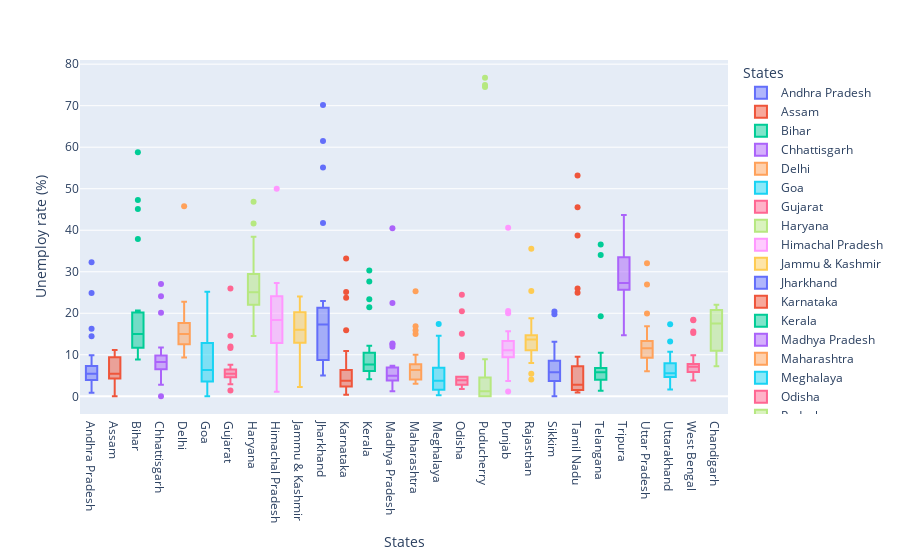

The cell this chart's notebook holds for it:
### Code cell
fig=px.box(df,x='States',y='Est_Unemp_Rate',color='States',template='plotly',labels={'Est_Unemp_Rate':'Unemploy rate (%)'})
fig.show()

### Figure 1 — Plotly figure (JSON) as saved in the notebook; plotly's stock layout.template omitted (floating-point values rounded to 4 significant figures)
{"data": [{"alignmentgroup": "True", "hovertemplate": "States=%{x}<br>Unemploy rate (%)=%{y}<extra></extra>", "legendgroup": "Andhra Pradesh", "marker": {"color": "#636efa"}, "name": "Andhra Pradesh", "notched": false, "offsetgroup": "Andhra Pradesh", "orientation": "v", "showlegend": true, "type": "box", "x": ["Andhra Pradesh", "Andhra Pradesh", "Andhra Pradesh", "Andhra Pradesh", "Andhra Pradesh", "Andhra Pradesh", "Andhra Pradesh", "Andhra Pradesh", "Andhra Pradesh", "Andhra Pradesh", "Andhra Pradesh", "Andhra Pradesh", "Andhra Pradesh", "Andhra Pradesh", "Andhra Pradesh", "Andhra Pradesh", "Andhra Pradesh", "Andhra Pradesh", "Andhra Pradesh", "Andhra Pradesh", "Andhra Pradesh", "Andhra Pradesh", "Andhra Pradesh", "Andhra Pradesh", "Andhra Pradesh", "Andhra Pradesh", "Andhra Pradesh", "Andhra Pradesh"], "x0": " ", "xaxis": "x", "y": [3.65, 3.05, 3.75, 3.32, 5.17, 3.52, 4.12, 4.38, 4.84, 5.91, 4.06, 16.29, 14.46, 0.85, 6.09, 3.8, 5.64, 4.61, 6.01, 4.7, 7.54, 7.88, 7.11, 5.66, 9.88, 32.3, 24.91, 5.86], "y0": " ", "yaxis": "y"}, {"alignmentgroup": "True", "hovertemplate": "States=%{x}<br>Unemploy rate (%)=%{y}<extra></extra>", "legendgroup": "Assam", "marker": {"color": "#EF553B"}, "name": "Assam", "notched": false, "offsetgroup": "Assam", "orientation": "v", "showlegend": true, "type": "box", "x": ["Assam", "Assam", "Assam", "Assam", "Assam", "Assam", "Assam", "Assam", "Assam", "Assam", "Assam", "Assam", "Assam", "Assam", "Assam", "Assam", "Assam", "Assam", "Assam", "Assam", "Assam", "Assam", "Assam", "Assam", "Assam", "Assam"], "x0": " ", "xaxis": "x", "y": [4.29, 5.08, 4.26, 5.79, 4.46, 4.65, 4.66, 4.29, 3.26, 3.77, 9.38, 0, 7.87, 9.89, 3.21, 10.39, 9.26, 11.17, 6.31, 5.02, 7.24, 9.98, 10.34, 8.37, 10.77, 3.42], "y0": " ", "yaxis": "y"}, {"alignmentgroup": "True", "hovertemplate": "States=%{x}<br>Unemploy rate (%)=%{y}<extra></extra>", "legendgroup": "Bihar", "marker": {"color": "#00cc96"}, "name": "Bihar", "notched": false, "offsetgroup": "Bihar", "orientation": "v", "showlegend": true, "type": "box", "x": ["Bihar", "Bihar", "Bihar", "Bihar", "Bihar", "Bihar", "Bihar", "Bihar", "Bihar", "Bihar", "Bihar", "Bihar", "Bihar", "Bihar", "Bihar", "Bihar", "Bihar", "Bihar", "Bihar", "Bihar", "Bihar", "Bihar", "Bihar", "Bihar", "Bihar", "Bihar", "Bihar", "Bihar"], "x0": " ", "xaxis": "x", "y": [9.27, 10.2, 13.44, 11, 8.87, 12.47, 12.4, 10.16, 9.13, 9.61, 15.39, 45.09, 47.26, 20.49, 19.9, 13.29, 16.41, 17.66, 20.46, 14.06, 17.62, 14.91, 20.69, 15.11, 15.73, 58.77, 37.87, 12.45], "y0": " ", "yaxis": "y"}, {"alignmentgroup": "True", "hovertemplate": "States=%{x}<br>Unemploy rate (%)=%{y}<extra></extra>", "legendgroup": "Chhattisgarh", "marker": {"color": "#ab63fa"}, "name": "Chhattisgarh", "notched": false, "offsetgroup": "Chhattisgarh", "orientation": "v", "showlegend": true, "type": "box", "x": ["Chhattisgarh", "Chhattisgarh", "Chhattisgarh", "Chhattisgarh", "Chhattisgarh", "Chhattisgarh", "Chhattisgarh", "Chhattisgarh", "Chhattisgarh", "Chhattisgarh", "Chhattisgarh", "Chhattisgarh", "Chhattisgarh", "Chhattisgarh", "Chhattisgarh", "Chhattisgarh", "Chhattisgarh", "Chhattisgarh", "Chhattisgarh", "Chhattisgarh", "Chhattisgarh", "Chhattisgarh", "Chhattisgarh", "Chhattisgarh", "Chhattisgarh", "Chhattisgarh", "Chhattisgarh", "Chhattisgarh"], "x0": " ", "xaxis": "x", "y": [9.82, 6.76, 4.54, 4.64, 8.33, 6.96, 2.77, 6.11, 9.89, 7.89, 7.31, 0, 7.64, 10.14, 9.77, 11.77, 8.17, 6.29, 9.46, 10.27, 8.32, 3.57, 9.01, 9.79, 8.21, 20.13, 24.1, 27.07], "y0": " ", "yaxis": "y"}, {"alignmentgroup": "True", "hovertemplate": "States=%{x}<br>Unemploy rate (%)=%{y}<extra></extra>", "legendgroup": "Delhi", "marker": {"color": "#FFA15A"}, "name": "Delhi", "notched": false, "offsetgroup": "Delhi", "orientation": "v", "showlegend": true, "type": "box", "x": ["Delhi", "Delhi", "Delhi", "Delhi", "Delhi", "Delhi", "Delhi", "Delhi", "Delhi", "Delhi", "Delhi", "Delhi", "Delhi", "Delhi", "Delhi", "Delhi", "Delhi", "Delhi", "Delhi", "Delhi", "Delhi", "Delhi", "Delhi", "Delhi", "Delhi", "Delhi", "Delhi", "Delhi"], "x0": " ", "xaxis": "x", "y": [12.56, 9.33, 11.07, 17.18, 12.5, 15.84, 11.11, 16.97, 13.48, 13.81, 15.18, 20.69, 22.76, 21.14, 12.31, 12.76, 14.68, 13.52, 20.59, 12.41, 16.11, 11.07, 22.45, 14.86, 17.09, 16.51, 45.78, 18.11], "y0": " ", "yaxis": "y"}, {"alignmentgroup": "True", "hovertemplate": "States=%{x}<br>Unemploy rate (%)=%{y}<extra></extra>", "legendgroup": "Goa", "marker": {"color": "#19d3f3"}, "name": "Goa", "notched": false, "offsetgroup": "Goa", "orientation": "v", "showlegend": true, "type": "box", "x": ["Goa", "Goa", "Goa", "Goa", "Goa", "Goa", "Goa", "Goa", "Goa", "Goa", "Goa", "Goa", "Goa", "Goa", "Goa", "Goa", "Goa", "Goa", "Goa", "Goa", "Goa", "Goa", "Goa", "Goa"], "x0": " ", "xaxis": "x", "y": [2.91, 5.45, 10.98, 1.98, 3.61, 7.21, 23.71, 3.54, 5.38, 0, 15.91, 20, 2.75, 13.33, 12.28, 4.9, 3.16, 12.31, 25.2, 16.22, 10.92, 4.31, 4.76, 11.76], "y0": " ", "yaxis": "y"}, {"alignmentgroup": "True", "hovertemplate": "States=%{x}<br>Unemploy rate (%)=%{y}<extra></extra>", "legendgroup": "Gujarat", "marker": {"color": "#FF6692"}, "name": "Gujarat", "notched": false, "offsetgroup": "Gujarat", "orientation": "v", "showlegend": true, "type": "box", "x": ["Gujarat", "Gujarat", "Gujarat", "Gujarat", "Gujarat", "Gujarat", "Gujarat", "Gujarat", "Gujarat", "Gujarat", "Gujarat", "Gujarat", "Gujarat", "Gujarat", "Gujarat", "Gujarat", "Gujarat", "Gujarat", "Gujarat", "Gujarat", "Gujarat", "Gujarat", "Gujarat", "Gujarat", "Gujarat", "Gujarat", "Gujarat", "Gujarat"], "x0": " ", "xaxis": "x", "y": [2.88, 4.77, 4.58, 3.7, 6.29, 4.91, 4.68, 3.46, 5.35, 6.64, 7.59, 12, 14.58, 1.41, 4.09, 6.31, 5.15, 4.2, 5.96, 5.45, 7.53, 5.71, 5.82, 6.04, 5.39, 25.94, 11.62, 4.54], "y0": " ", "yaxis": "y"}, {"alignmentgroup": "True", "hovertemplate": "States=%{x}<br>Unemploy rate (%)=%{y}<extra></extra>", "legendgroup": "Haryana", "marker": {"color": "#B6E880"}, "name": "Haryana", "notched": false, "offsetgroup": "Haryana", "orientation": "v", "showlegend": true, "type": "box", "x": ["Haryana", "Haryana", "Haryana", "Haryana", "Haryana", "Haryana", "Haryana", "Haryana", "Haryana", "Haryana", "Haryana", "Haryana", "Haryana", "Haryana", "Haryana", "Haryana", "Haryana", "Haryana", "Haryana", "Haryana", "Haryana", "Haryana", "Haryana", "Haryana", "Haryana", "Haryana", "Haryana", "Haryana"], "x0": " ", "xaxis": "x", "y": [14.54, 23.08, 16.22, 30.94, 16.36, 24.17, 16.59, 29.56, 16.21, 27.19, 23.92, 41.61, 34.22, 35.57, 24.67, 20.42, 25.45, 24.19, 26.84, 21.04, 27.06, 23.65, 27.24, 23.29, 27.14, 46.89, 38.46, 29.41], "y0": " ", "yaxis": "y"}, {"alignmentgroup": "True", "hovertemplate": "States=%{x}<br>Unemploy rate (%)=%{y}<extra></extra>", "legendgroup": "Himachal Pradesh", "marker": {"color": "#FF97FF"}, "name": "Himachal Pradesh", "notched": false, "offsetgroup": "Himachal Pradesh", "orientation": "v", "showlegend": true, "type": "box", "x": ["Himachal Pradesh", "Himachal Pradesh", "Himachal Pradesh", "Himachal Pradesh", "Himachal Pradesh", "Himachal Pradesh", "Himachal Pradesh", "Himachal Pradesh", "Himachal Pradesh", "Himachal Pradesh", "Himachal Pradesh", "Himachal Pradesh", "Himachal Pradesh", "Himachal Pradesh", "Himachal Pradesh", "Himachal Pradesh", "Himachal Pradesh", "Himachal Pradesh", "Himachal Pradesh", "Himachal Pradesh", "Himachal Pradesh", "Himachal Pradesh", "Himachal Pradesh", "Himachal Pradesh", "Himachal Pradesh", "Himachal Pradesh", "Himachal Pradesh", "Himachal Pradesh"], "x0": " ", "xaxis": "x", "y": [13.68, 11.43, 20.59, 18.56, 15.98, 15.81, 22.86, 19.46, 16.67, 15.42, 17.71, 2.13, 25.64, 1.12, 10.88, 21.43, 21.51, 24.48, 12, 23.77, 27.27, 25.32, 18.15, 27.31, 26.44, 2.7, 50, 10.81], "y0": " ", "yaxis": "y"}, {"alignmentgroup": "True", "hovertemplate": "States=%{x}<br>Unemploy rate (%)=%{y}<extra></extra>", "legendgroup": "Jammu & Kashmir", "marker": {"color": "#FECB52"}, "name": "Jammu & Kashmir", "notched": false, "offsetgroup": "Jammu & Kashmir", "orientation": "v", "showlegend": true, "type": "box", "x": ["Jammu & Kashmir", "Jammu & Kashmir", "Jammu & Kashmir", "Jammu & Kashmir", "Jammu & Kashmir", "Jammu & Kashmir", "Jammu & Kashmir", "Jammu & Kashmir", "Jammu & Kashmir", "Jammu & Kashmir", "Jammu & Kashmir", "Jammu & Kashmir", "Jammu & Kashmir", "Jammu & Kashmir", "Jammu & Kashmir", "Jammu & Kashmir", "Jammu & Kashmir", "Jammu & Kashmir", "Jammu & Kashmir", "Jammu & Kashmir", "Jammu & Kashmir"], "x0": " ", "xaxis": "x", "y": [12.78, 12.09, 13.67, 11.32, 19.27, 14.73, 22.19, 21.23, 16, 2.22, 18.97, 23.04, 19.88, 21.55, 24.06, 14.29, 7.02, 18.54, 19.86, 14.29, 12.96], "y0": " ", "yaxis": "y"}, {"alignmentgroup": "True", "hovertemplate": "States=%{x}<br>Unemploy rate (%)=%{y}<extra></extra>", "legendgroup": "Jharkhand", "marker": {"color": "#636efa"}, "name": "Jharkhand", "notched": false, "offsetgroup": "Jharkhand", "orientation": "v", "showlegend": true, "type": "box", "x": ["Jharkhand", "Jharkhand", "Jharkhand", "Jharkhand", "Jharkhand", "Jharkhand", "Jharkhand", "Jharkhand", "Jharkhand", "Jharkhand", "Jharkhand", "Jharkhand", "Jharkhand", "Jharkhand", "Jharkhand", "Jharkhand", "Jharkhand", "Jharkhand", "Jharkhand", "Jharkhand", "Jharkhand", "Jharkhand", "Jharkhand", "Jharkhand", "Jharkhand", "Jharkhand", "Jharkhand", "Jharkhand"], "x0": " ", "xaxis": "x", "y": [7.11, 8.46, 9.98, 12.06, 7.12, 6.57, 8.07, 15.15, 6.16, 9.06, 5.01, 41.72, 55.1, 21.53, 17.23, 20.51, 15.67, 20.25, 21.16, 19.05, 17.34, 22.01, 22.96, 19.67, 16.4, 61.48, 70.17, 19.38], "y0": " ", "yaxis": "y"}, {"alignmentgroup": "True", "hovertemplate": "States=%{x}<br>Unemploy rate (%)=%{y}<extra></extra>", "legendgroup": "Karnataka", "marker": {"color": "#EF553B"}, "name": "Karnataka", "notched": false, "offsetgroup": "Karnataka", "orientation": "v", "showlegend": true, "type": "box", "x": ["Karnataka", "Karnataka", "Karnataka", "Karnataka", "Karnataka", "Karnataka", "Karnataka", "Karnataka", "Karnataka", "Karnataka", "Karnataka", "Karnataka", "Karnataka", "Karnataka", "Karnataka", "Karnataka", "Karnataka", "Karnataka", "Karnataka", "Karnataka", "Karnataka", "Karnataka", "Karnataka", "Karnataka", "Karnataka", "Karnataka", "Karnataka", "Karnataka"], "x0": " ", "xaxis": "x", "y": [5.46, 5.98, 0.52, 0.37, 3.2, 7.13, 1.19, 0.41, 2.57, 4.11, 2.39, 33.17, 23.72, 10.92, 6.56, 5, 2.29, 1.27, 3.57, 3.87, 3.44, 1.56, 3.31, 2.88, 4.92, 25.12, 15.88, 6.12], "y0": " ", "yaxis": "y"}, {"alignmentgroup": "True", "hovertemplate": "States=%{x}<br>Unemploy rate (%)=%{y}<extra></extra>", "legendgroup": "Kerala", "marker": {"color": "#00cc96"}, "name": "Kerala", "notched": false, "offsetgroup": "Kerala", "orientation": "v", "showlegend": true, "type": "box", "x": ["Kerala", "Kerala", "Kerala", "Kerala", "Kerala", "Kerala", "Kerala", "Kerala", "Kerala", "Kerala", "Kerala", "Kerala", "Kerala", "Kerala", "Kerala", "Kerala", "Kerala", "Kerala", "Kerala", "Kerala", "Kerala", "Kerala", "Kerala", "Kerala", "Kerala", "Kerala", "Kerala", "Kerala"], "x0": " ", "xaxis": "x", "y": [6.63, 9, 4.95, 10.32, 5.35, 9.14, 5, 10.77, 4.11, 8.91, 8.85, 10.71, 23.38, 27.66, 6.11, 6.67, 7.58, 7.69, 5.52, 5.35, 6.71, 7.31, 6.65, 6.08, 9.14, 21.43, 30.28, 12.17], "y0": " ", "yaxis": "y"}, {"alignmentgroup": "True", "hovertemplate": "States=%{x}<br>Unemploy rate (%)=%{y}<extra></extra>", "legendgroup": "Madhya Pradesh", "marker": {"color": "#ab63fa"}, "name": "Madhya Pradesh", "notched": false, "offsetgroup": "Madhya Pradesh", "orientation": "v", "showlegend": true, "type": "box", "x": ["Madhya Pradesh", "Madhya Pradesh", "Madhya Pradesh", "Madhya Pradesh", "Madhya Pradesh", "Madhya Pradesh", "Madhya Pradesh", "Madhya Pradesh", "Madhya Pradesh", "Madhya Pradesh", "Madhya Pradesh", "Madhya Pradesh", "Madhya Pradesh", "Madhya Pradesh", "Madhya Pradesh", "Madhya Pradesh", "Madhya Pradesh", "Madhya Pradesh", "Madhya Pradesh", "Madhya Pradesh", "Madhya Pradesh", "Madhya Pradesh", "Madhya Pradesh", "Madhya Pradesh", "Madhya Pradesh", "Madhya Pradesh", "Madhya Pradesh", "Madhya Pradesh"], "x0": " ", "xaxis": "x", "y": [3.63, 4.25, 3.92, 4.94, 3.08, 2.98, 2.72, 2.94, 3.66, 4.42, 1.19, 12.5, 22.46, 6.46, 3.91, 6.38, 7.38, 6.82, 7, 4.4, 6.06, 6.2, 5.17, 4.96, 4.8, 11.94, 40.49, 12.72], "y0": " ", "yaxis": "y"}, {"alignmentgroup": "True", "hovertemplate": "States=%{x}<br>Unemploy rate (%)=%{y}<extra></extra>", "legendgroup": "Maharashtra", "marker": {"color": "#FFA15A"}, "name": "Maharashtra", "notched": false, "offsetgroup": "Maharashtra", "orientation": "v", "showlegend": true, "type": "box", "x": ["Maharashtra", "Maharashtra", "Maharashtra", "Maharashtra", "Maharashtra", "Maharashtra", "Maharashtra", "Maharashtra", "Maharashtra", "Maharashtra", "Maharashtra", "Maharashtra", "Maharashtra", "Maharashtra", "Maharashtra", "Maharashtra", "Maharashtra", "Maharashtra", "Maharashtra", "Maharashtra", "Maharashtra", "Maharashtra", "Maharashtra", "Maharashtra", "Maharashtra", "Maharashtra", "Maharashtra", "Maharashtra"], "x0": " ", "xaxis": "x", "y": [3.67, 4.34, 3.66, 3.76, 4.4, 3.81, 3.68, 3.03, 3.8, 4.24, 5.38, 25.28, 16.89, 9.4, 6.08, 6.46, 6.35, 7.57, 7.6, 7.51, 7.6, 7.83, 6.67, 5.34, 6.34, 14.99, 15.92, 10.01], "y0": " ", "yaxis": "y"}, {"alignmentgroup": "True", "hovertemplate": "States=%{x}<br>Unemploy rate (%)=%{y}<extra></extra>", "legendgroup": "Meghalaya", "marker": {"color": "#19d3f3"}, "name": "Meghalaya", "notched": false, "offsetgroup": "Meghalaya", "orientation": "v", "showlegend": true, "type": "box", "x": ["Meghalaya", "Meghalaya", "Meghalaya", "Meghalaya", "Meghalaya", "Meghalaya", "Meghalaya", "Meghalaya", "Meghalaya", "Meghalaya", "Meghalaya", "Meghalaya", "Meghalaya", "Meghalaya", "Meghalaya", "Meghalaya", "Meghalaya", "Meghalaya", "Meghalaya", "Meghalaya", "Meghalaya", "Meghalaya", "Meghalaya", "Meghalaya", "Meghalaya", "Meghalaya", "Meghalaya"], "x0": " ", "xaxis": "x", "y": [3.16, 4.23, 1.03, 0.52, 0.24, 3.7, 1.5, 1.8, 0.97, 2.76, 1.28, 8.38, 3.73, 1.35, 8.4, 8.66, 4.43, 5.8, 5.3, 7.2, 3.02, 5.21, 4.76, 7.37, 2.8, 17.39, 14.58], "y0": " ", "yaxis": "y"}, {"alignmentgroup": "True", "hovertemplate": "States=%{x}<br>Unemploy rate (%)=%{y}<extra></extra>", "legendgroup": "Odisha", "marker": {"color": "#FF6692"}, "name": "Odisha", "notched": false, "offsetgroup": "Odisha", "orientation": "v", "showlegend": true, "type": "box", "x": ["Odisha", "Odisha", "Odisha", "Odisha", "Odisha", "Odisha", "Odisha", "Odisha", "Odisha", "Odisha", "Odisha", "Odisha", "Odisha", "Odisha", "Odisha", "Odisha", "Odisha", "Odisha", "Odisha", "Odisha", "Odisha", "Odisha", "Odisha", "Odisha", "Odisha", "Odisha", "Odisha", "Odisha"], "x0": " ", "xaxis": "x", "y": [4.17, 4.71, 3.31, 3.68, 4.31, 4.28, 4.72, 4.67, 1.81, 3.31, 15.09, 24.48, 9.45, 4.59, 2.95, 2.63, 1.78, 3.5, 3.78, 4.5, 2.23, 3.36, 2.28, 2.19, 3.96, 20.5, 10, 2.18], "y0": " ", "yaxis": "y"}, {"alignmentgroup": "True", "hovertemplate": "States=%{x}<br>Unemploy rate (%)=%{y}<extra></extra>", "legendgroup": "Puducherry", "marker": {"color": "#B6E880"}, "name": "Puducherry", "notched": false, "offsetgroup": "Puducherry", "orientation": "v", "showlegend": true, "type": "box", "x": ["Puducherry", "Puducherry", "Puducherry", "Puducherry", "Puducherry", "Puducherry", "Puducherry", "Puducherry", "Puducherry", "Puducherry", "Puducherry", "Puducherry", "Puducherry", "Puducherry", "Puducherry", "Puducherry", "Puducherry", "Puducherry", "Puducherry", "Puducherry", "Puducherry", "Puducherry", "Puducherry", "Puducherry", "Puducherry", "Puducherry"], "x0": " ", "xaxis": "x", "y": [0, 0, 0, 4.85, 0, 1.18, 0, 1.99, 0.58, 1.74, 2.31, 74.51, 1.25, 0, 0, 8.95, 1.22, 1.17, 1.37, 5.21, 0.57, 1.78, 0.62, 76.74, 75, 4.55], "y0": " ", "yaxis": "y"}, {"alignmentgroup": "True", "hovertemplate": "States=%{x}<br>Unemploy rate (%)=%{y}<extra></extra>", "legendgroup": "Punjab", "marker": {"color": "#FF97FF"}, "name": "Punjab", "notched": false, "offsetgroup": "Punjab", "orientation": "v", "showlegend": true, "type": "box", "x": ["Punjab", "Punjab", "Punjab", "Punjab", "Punjab", "Punjab", "Punjab", "Punjab", "Punjab", "Punjab", "Punjab", "Punjab", "Punjab", "Punjab", "Punjab", "Punjab", "Punjab", "Punjab", "Punjab", "Punjab", "Punjab", "Punjab", "Punjab", "Punjab", "Punjab", "Punjab", "Punjab", "Punjab"], "x0": " ", "xaxis": "x", "y": [9.17, 12.21, 9.64, 6.69, 8.59, 12.56, 7.07, 6.13, 9.69, 10.41, 10.51, 3.69, 40.59, 20, 13.49, 13.17, 11.61, 11.99, 15.69, 13.75, 10.39, 11.97, 13.68, 11.99, 9.97, 1.13, 20.54, 10.55], "y0": " ", "yaxis": "y"}, {"alignmentgroup": "True", "hovertemplate": "States=%{x}<br>Unemploy rate (%)=%{y}<extra></extra>", "legendgroup": "Rajasthan", "marker": {"color": "#FECB52"}, "name": "Rajasthan", "notched": false, "offsetgroup": "Rajasthan", "orientation": "v", "showlegend": true, "type": "box", "x": ["Rajasthan", "Rajasthan", "Rajasthan", "Rajasthan", "Rajasthan", "Rajasthan", "Rajasthan", "Rajasthan", "Rajasthan", "Rajasthan", "Rajasthan", "Rajasthan", "Rajasthan", "Rajasthan", "Rajasthan", "Rajasthan", "Rajasthan", "Rajasthan", "Rajasthan", "Rajasthan", "Rajasthan", "Rajasthan", "Rajasthan", "Rajasthan", "Rajasthan", "Rajasthan", "Rajasthan", "Rajasthan"], "x0": " ", "xaxis": "x", "y": [4.03, 13.7, 9.7, 12.5, 5.45, 14.66, 10.47, 13.96, 8, 14.48, 9.47, 12.25, 10.45, 13.86, 13.62, 14.36, 11.67, 14.71, 12.63, 13.02, 14.3, 18.04, 18.82, 17.02, 18.54, 35.53, 25.35, 13.04], "y0": " ", "yaxis": "y"}, {"alignmentgroup": "True", "hovertemplate": "States=%{x}<br>Unemploy rate (%)=%{y}<extra></extra>", "legendgroup": "Sikkim", "marker": {"color": "#636efa"}, "name": "Sikkim", "notched": false, "offsetgroup": "Sikkim", "orientation": "v", "showlegend": true, "type": "box", "x": ["Sikkim", "Sikkim", "Sikkim", "Sikkim", "Sikkim", "Sikkim", "Sikkim", "Sikkim", "Sikkim", "Sikkim", "Sikkim", "Sikkim", "Sikkim", "Sikkim", "Sikkim", "Sikkim", "Sikkim"], "x0": " ", "xaxis": "x", "y": [5.48, 13.11, 1, 0, 5.81, 8.2, 7.76, 2.56, 4.82, 4.81, 9.68, 4.04, 7.37, 20.45, 5.77, 19.75, 2.63], "y0": " ", "yaxis": "y"}, {"alignmentgroup": "True", "hovertemplate": "States=%{x}<br>Unemploy rate (%)=%{y}<extra></extra>", "legendgroup": "Tamil Nadu", "marker": {"color": "#EF553B"}, "name": "Tamil Nadu", "notched": false, "offsetgroup": "Tamil Nadu", "orientation": "v", "showlegend": true, "type": "box", "x": ["Tamil Nadu", "Tamil Nadu", "Tamil Nadu", "Tamil Nadu", "Tamil Nadu", "Tamil Nadu", "Tamil Nadu", "Tamil Nadu", "Tamil Nadu", "Tamil Nadu", "Tamil Nadu", "Tamil Nadu", "Tamil Nadu", "Tamil Nadu", "Tamil Nadu", "Tamil Nadu", "Tamil Nadu", "Tamil Nadu", "Tamil Nadu", "Tamil Nadu", "Tamil Nadu", "Tamil Nadu", "Tamil Nadu", "Tamil Nadu", "Tamil Nadu", "Tamil Nadu", "Tamil Nadu", "Tamil Nadu"], "x0": " ", "xaxis": "x", "y": [0.97, 0.92, 6.01, 2.91, 1.71, 1.46, 2.46, 3.73, 1.18, 1.17, 6.36, 53.19, 38.73, 2.06, 0.89, 1.56, 3.18, 9.53, 1.86, 1.13, 2.65, 8.05, 2.05, 3.31, 6.46, 45.55, 25.95, 24.93], "y0": " ", "yaxis": "y"}, {"alignmentgroup": "True", "hovertemplate": "States=%{x}<br>Unemploy rate (%)=%{y}<extra></extra>", "legendgroup": "Telangana", "marker": {"color": "#00cc96"}, "name": "Telangana", "notched": false, "offsetgroup": "Telangana", "orientation": "v", "showlegend": true, "type": "box", "x": ["Telangana", "Telangana", "Telangana", "Telangana", "Telangana", "Telangana", "Telangana", "Telangana", "Telangana", "Telangana", "Telangana", "Telangana", "Telangana", "Telangana", "Telangana", "Telangana", "Telangana", "Telangana", "Telangana", "Telangana", "Telangana", "Telangana", "Telangana", "Telangana", "Telangana", "Telangana", "Telangana", "Telangana"], "x0": " ", "xaxis": "x", "y": [2.23, 5.92, 2.45, 1.4, 5.49, 7.29, 6.47, 1.35, 5.02, 9.02, 5.63, 4.51, 34.01, 19.3, 1.52, 1.43, 3.73, 4.19, 6.19, 6.74, 5.23, 4.22, 6.49, 6.74, 6.1, 10.5, 36.57, 6.92], "y0": " ", "yaxis": "y"}, {"alignmentgroup": "True", "hovertemplate": "States=%{x}<br>Unemploy rate (%)=%{y}<extra></extra>", "legendgroup": "Tripura", "marker": {"color": "#ab63fa"}, "name": "Tripura", "notched": false, "offsetgroup": "Tripura", "orientation": "v", "showlegend": true, "type": "box", "x": ["Tripura", "Tripura", "Tripura", "Tripura", "Tripura", "Tripura", "Tripura", "Tripura", "Tripura", "Tripura", "Tripura", "Tripura", "Tripura", "Tripura", "Tripura", "Tripura", "Tripura", "Tripura", "Tripura", "Tripura", "Tripura", "Tripura", "Tripura", "Tripura", "Tripura", "Tripura", "Tripura", "Tripura"], "x0": " ", "xaxis": "x", "y": [29.25, 26.64, 22.47, 25.49, 30.23, 27.54, 25.25, 26.53, 31.91, 26.22, 31.61, 43.64, 14.71, 18.84, 34.69, 25.59, 25.81, 33.45, 33.57, 26.67, 27.15, 33.48, 34.37, 33.88, 25.69, 34.88, 16.78, 27.47], "y0": " ", "yaxis": "y"}, {"alignmentgroup": "True", "hovertemplate": "States=%{x}<br>Unemploy rate (%)=%{y}<extra></extra>", "legendgroup": "Uttar Pradesh", "marker": {"color": "#FFA15A"}, "name": "Uttar Pradesh", "notched": false, "offsetgroup": "Uttar Pradesh", "orientation": "v", "showlegend": true, "type": "box", "x": ["Uttar Pradesh", "Uttar Pradesh", "Uttar Pradesh", "Uttar Pradesh", "Uttar Pradesh", "Uttar Pradesh", "Uttar Pradesh", "Uttar Pradesh", "Uttar Pradesh", "Uttar Pradesh", "Uttar Pradesh", "Uttar Pradesh", "Uttar Pradesh", "Uttar Pradesh", "Uttar Pradesh", "Uttar Pradesh", "Uttar Pradesh", "Uttar Pradesh", "Uttar Pradesh", "Uttar Pradesh", "Uttar Pradesh", "Uttar Pradesh", "Uttar Pradesh", "Uttar Pradesh", "Uttar Pradesh", "Uttar Pradesh", "Uttar Pradesh", "Uttar Pradesh"], "x0": " ", "xaxis": "x", "y": [10.26, 11.13, 9.19, 11.47, 6.45, 10.18, 6.94, 8.43, 6.06, 8.12, 9.37, 19.92, 16.89, 8.51, 14.4, 11.62, 11.8, 14.73, 13.58, 10.35, 11.31, 12.37, 12.34, 11.65, 12.32, 26.94, 32.06, 13.05], "y0": " ", "yaxis": "y"}, {"alignmentgroup": "True", "hovertemplate": "States=%{x}<br>Unemploy rate (%)=%{y}<extra></extra>", "legendgroup": "Uttarakhand", "marker": {"color": "#19d3f3"}, "name": "Uttarakhand", "notched": false, "offsetgroup": "Uttarakhand", "orientation": "v", "showlegend": true, "type": "box", "x": ["Uttarakhand", "Uttarakhand", "Uttarakhand", "Uttarakhand", "Uttarakhand", "Uttarakhand", "Uttarakhand", "Uttarakhand", "Uttarakhand", "Uttarakhand", "Uttarakhand", "Uttarakhand", "Uttarakhand", "Uttarakhand", "Uttarakhand", "Uttarakhand", "Uttarakhand", "Uttarakhand", "Uttarakhand", "Uttarakhand", "Uttarakhand", "Uttarakhand", "Uttarakhand", "Uttarakhand", "Uttarakhand", "Uttarakhand", "Uttarakhand"], "x0": " ", "xaxis": "x", "y": [1.63, 4.65, 5.74, 6.11, 3.47, 4.83, 5.56, 4.52, 4.17, 4.85, 3.66, 3.57, 10.71, 9.17, 4.69, 6.94, 7.43, 9.62, 4.72, 6.34, 7.39, 8.92, 5.28, 8.15, 13.18, 17.36, 5.08], "y0": " ", "yaxis": "y"}, {"alignmentgroup": "True", "hovertemplate": "States=%{x}<br>Unemploy rate (%)=%{y}<extra></extra>", "legendgroup": "West Bengal", "marker": {"color": "#FF6692"}, "name": "West Bengal", "notched": false, "offsetgroup": "West Bengal", "orientation": "v", "showlegend": true, "type": "box", "x": ["West Bengal", "West Bengal", "West Bengal", "West Bengal", "West Bengal", "West Bengal", "West Bengal", "West Bengal", "West Bengal", "West Bengal", "West Bengal", "West Bengal", "West Bengal", "West Bengal", "West Bengal", "West Bengal", "West Bengal", "West Bengal", "West Bengal", "West Bengal", "West Bengal", "West Bengal", "West Bengal", "West Bengal", "West Bengal", "West Bengal", "West Bengal", "West Bengal"], "x0": " ", "xaxis": "x", "y": [6.02, 5.85, 5.62, 5.58, 5.26, 6.78, 5.83, 5.79, 6.79, 3.78, 7.02, 18.32, 18.43, 4.94, 7.25, 7.38, 7.91, 7.27, 7.79, 7.83, 6.61, 7.24, 7.27, 7.55, 6.67, 15.63, 15.22, 9.86], "y0": " ", "yaxis": "y"}, {"alignmentgroup": "True", "hovertemplate": "States=%{x}<br>Unemploy rate (%)=%{y}<extra></extra>", "legendgroup": "Chandigarh", "marker": {"color": "#B6E880"}, "name": "Chandigarh", "notched": false, "offsetgroup": "Chandigarh", "orientation": "v", "showlegend": true, "type": "box", "x": ["Chandigarh", "Chandigarh", "Chandigarh", "Chandigarh", "Chandigarh", "Chandigarh", "Chandigarh", "Chandigarh", "Chandigarh", "Chandigarh", "Chandigarh", "Chandigarh"], "x0": " ", "xaxis": "x", "y": [18.35, 12.4, 21.8, 9.52, 20.14, 13.99, 22.05, 8.33, 20, 16.67, 21.43, 7.22], "y0": " ", "yaxis": "y"}], "layout": {"autosize": true, "boxmode": "overlay", "legend": {"title": {"text": "States"}, "tracegroupgap": 0}, "margin": {"t": 60}, "xaxis": {"anchor": "y", "autorange": true, "categoryarray": ["Andhra Pradesh", "Assam", "Bihar", "Chhattisgarh", "Delhi", "Goa", "Gujarat", "Haryana", "Himachal Pradesh", "Jammu & Kashmir", "Jharkhand", "Karnataka", "Kerala", "Madhya Pradesh", "Maharashtra", "Meghalaya", "Odisha", "Puducherry", "Punjab", "Rajasthan", "Sikkim", "Tamil Nadu", "Telangana", "Tripura", "Uttar Pradesh", "Uttarakhand", "West Bengal", "Chandigarh"], "categoryorder": "array", "domain": [0, 1], "range": [-0.5, 27.5], "title": {"text": "States"}, "type": "category"}, "yaxis": {"anchor": "x", "autorange": true, "domain": [0, 1], "range": [-4.263, 81.0], "title": {"text": "Unemploy rate (%)"}, "type": "linear"}}}
